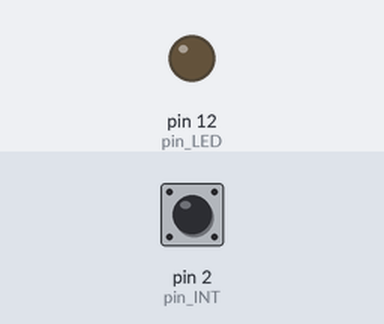
This sketch was run on a simulated Arduino Nano, built with avr-gcc and run on an emulated ATmega328P. Parts: output pins drawn as LEDs (lit = HIGH). The test bench sets the inputs (shaded band); at power-on: pin 2 (pin_INT) HIGH. What the sketch prints to the serial monitor is not drawn.

Above: at 1.2 s.
1.3 s: pin 2 (pin_INT) pulled LOW for 0.15 s
At 1.9 s:
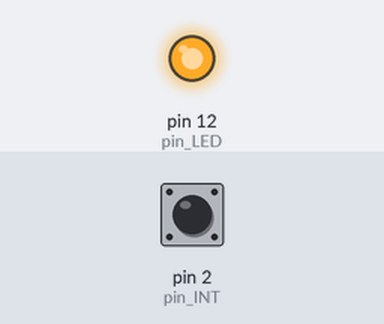
3.9 s: pin 2 (pin_INT) pulled LOW for 1 s
At 7.0 s:
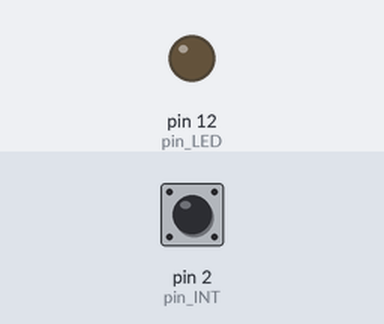
7.3 s: pin 2 (pin_INT) pulled LOW for 3.2 s
At 11.3 s:
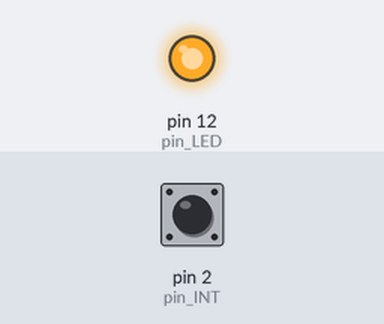
Timing chart, 0 to 13.0 s (numbered marks = the images above; inputs shaded):
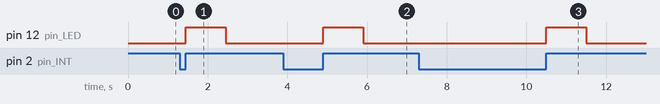

The sketch:

QDSpy_DIO_wTrigger.ino
```cpp
/* QDSpy simple digital interface
 * Notes:
 * - To make sure that the connection to the PC is as fast as possible,
 *   the BAUD rate is set to `230400`. Lower it, if the communication is
 *   not reliable
 * - If you want to test this using the Arduino IDE's serial monitor,
 *   make sure that the monitor does not add anything to your command
 *   (non LF and/or CR)
 * - Check that the Arduino board you are using supports interrupts at
 *   `pin_INT`; for the Nano, this is only pins 2,3
 *
 * Function:
 * - To signal a trigger/marker event, QDSpy sends a `1` via the serial
 *   port; this signal can be picked up at pin `pin_LED` (usually 13)
*/

#define  pin_TRIG    13       // Trigger out pin
#define  pin_LED     12       // LED that signals interrupt detected
#define  pin_INT     2        // Interrupt pin
#define  INT_EVENT   RISING   // Event that triggers the interrupt
#define  DEBOUNCE_MS 10

String   sParam = "";
bool     LEDon = false;
unsigned long t_lastEvent_ms = 0;

void setup()
{
  Serial.begin(230400);
  pinMode(pin_TRIG, OUTPUT);
  pinMode(pin_LED, OUTPUT);
  pinMode(pin_INT, INPUT_PULLUP);
  attachInterrupt(digitalPinToInterrupt(pin_INT), triggerEvent, INT_EVENT);
  /*
  Serial.setTimeout(5000);
  Serial.println("Waiting for configuration ...");
  sParam = Serial.readStringUntil('#');
  if(sParam.length() == 0) {
    // Default
    pinMode(pin_TRIG, OUTPUT);
    pinMode(pin_LED, OUTPUT);
    pinMode(pin_INT, INPUT_PULLUP);
    attachInterrupt(digitalPinToInterrupt(pin_INT), triggerEvent, INT_EVENT);
    Serial.println("Using default pins");
  }
  else {
    //...
    Serial.println("Using user pins");
  }
  Serial.setTimeout();
  */
}


void loop()
{
  delayMicroseconds(1000);
  if(LEDon and (millis() -t_lastEvent_ms > 1000)) {
    digitalWrite(pin_LED, false);
    LEDon = false;
  }
}

void triggerEvent()
{
  unsigned long t_ms = millis();
  if (t_ms -t_lastEvent_ms > DEBOUNCE_MS) {
    Serial.print('1');
    digitalWrite(pin_LED, true);
    LEDon = true;
  }
  t_lastEvent_ms = t_ms;
}

void serialEvent()
{
  char ch;

  while (Serial.available()) {
    ch = (char)Serial.read();
    if(ch == '1')
      digitalWrite(pin_TRIG, true);
    else
      digitalWrite(pin_TRIG, false);
  }
}
```

Measured:
- after the input at 1.3 s, pin 12 (pin_LED): LOW → HIGH after 0.15 s, → LOW 1.0 s later
- after the input at 3.9 s, pin 12 (pin_LED): LOW → HIGH after 1.0 s, → LOW 1.0 s later
- after the input at 7.3 s, pin 12 (pin_LED): LOW → HIGH after 3.2 s, → LOW 1.0 s later
